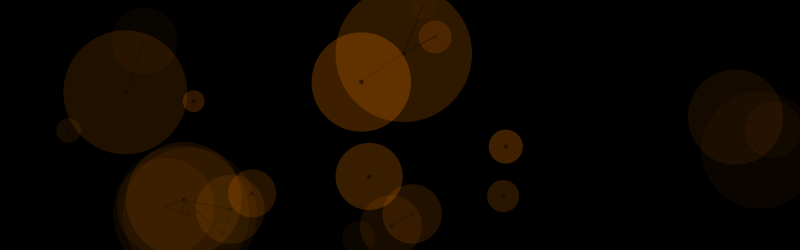
Frame 1 (no input)
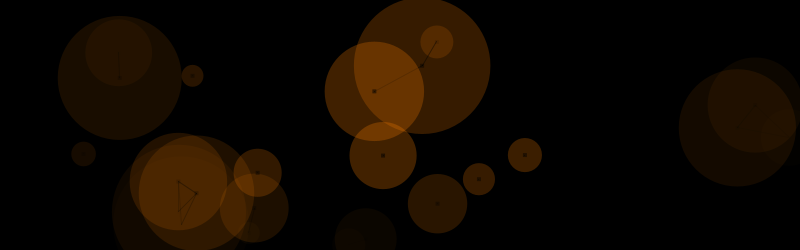
Frame 60 (the mouse pressed at the canvas centre just before this capture)
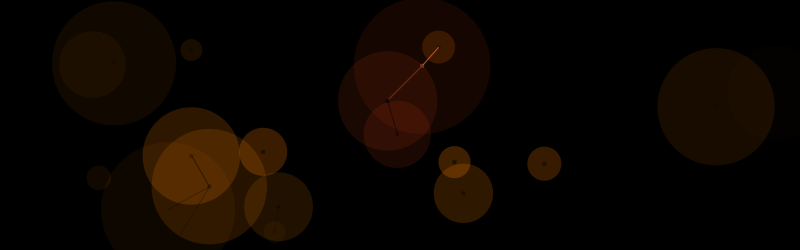
Frame 120 (the mouse held since frame 60 and released just before this capture)

The Processing sketch that drew these frames (run headless with seeded random() and noise(); from frame 60 on, the mouse is pressed at the canvas centre):

// Processing sketch: processing_138412
// ── processing_138412.pde

int count = 30; // Set number of circles
Sphere[] circles = new Sphere[count];
color[] circleColors = new color[count];
float ds=2; // Set size of dot in circle center
boolean dragging = false;
//Colors taken from the IDE
color[] colors = {
#FF8000, // Orange
#FF8000, // Orange
#FF8000 // Orange
};
float ww;
float hh;
float wwhh;
// Set up canvas
void setup() {
frameRate(30); // Frame rate
size(800, 250); // Size of canvas (width,height)
strokeWeight(1); // Stroke/line/border thickness
background(0, 0, 0);
ww = (width*0.5)*(width*0.5);
hh = (height*0.5)*(height*0.5);
wwhh = ww*hh;
for (int i = 0; i < count; i++) {
circles[i] = new Sphere();
}
}
void draw() {
background(0, 0, 0);
// Begin looping through circle array
for (int i = 0; i < count; i++) {
update(circles[i]);
render(circles[i]);
}
}
void update(Sphere c) {
c.acc.set(0, 0, 0);
float vdamp = 0.99; // Velocity damping force
PVector m = new PVector(mouseX, mouseY);
if (c.locked && c.parent == null) {
// Move the particle's coordinates to the mouse's position, minus its original offset
c.acc = PVector.sub(PVector.sub(m, c.offset), c.pos);
c.acc.limit(1); // Limit to maximum force
c.vel.add(c.acc); // Apply acceleration
c.vel.limit(3); // Limit to maximum speed
c.pos = PVector.sub(m, c.offset);
}
else if (c.locked && c.parent != null && dist2(c.pos, c.parent.pos) >= c.parent.rad2) {
// Move the particle's coordinates to the parent's position, minus its original offset
c.rest.set(c.parent.pos);
PVector force = PVector.mult(PVector.sub(c.pos, c.rest), -c.k); // f = -k
c.acc = PVector.div(force, c.rad*0.5); // Set the acceleration, f = ma == a = f/m
c.vel = PVector.mult(PVector.add(c.vel, c.acc), c.damp); // Set the velocity
c.vel.limit(14); // Limit to maximum speed
c.pos.add(c.vel); // Updated position
}
else {
c.acc.limit(1); // Limit to maximum force
c.vel.add(c.acc); // Apply acceleration
if (mag2(c.vel) > 0.5*0.5) {
c.vel.x *= vdamp;
c.vel.y *= vdamp;
}
c.pos.add(c.vel); // Move circle
c.rest.set(c.pos); // Move circle
}
c.opa = calcOpacity(c.pos.x, c.pos.y); // Update opacity
float dm = c.rad*2; // Cache diameter
// Wrap around canvas edges
if (c.pos.x < -dm) c.pos.x = width + dm;
if (c.pos.x > width + dm) c.pos.x = -dm;
if (c.pos.y < -dm) c.pos.y = height + dm;
if (c.pos.y > height + dm) c.pos.y = -dm;
}
void render(Sphere c) {
PVector m = new PVector(mouseX, mouseY);
if (dist2(c.pos, m) < c.rad2) fill(#c93b0e, c.opa*0.5); // orange if mouseover
else fill(c.c, c.opa); // regular
noStroke(); // Disable shape stroke/border
ellipse(c.pos.x, c.pos.y, c.rad*2, c.rad*2); // Draw circle
// If current circle is selected...
if ((c.locked && c.parent == null && dragging)) {
fill(#CD6633, c.opa*2); // Center dot color orange
stroke(#CD6633, c.opa*4); // Line color orange
}
else {
fill(#000000, c.opa*2); // Center dot color black
stroke(#000000, c.opa*2); // Line color black
}
// Loop through all circles
for (int j = 0; j < count; j++) {
// If the circles are close
if (dist2(c.pos, circles[j].pos) < c.rad2) {
// Stroke a line from current circle to adjacent circle
line(c.pos.x, c.pos.y, circles[j].pos.x, circles[j].pos.y);
// Attach it to parent
if (c.locked && !circles[j].locked) {
circles[j].locked = true;
// Assign parent and children
circles[j].parent = c;
c.children.add(circles[j]);
}
}
else if (circles[j].parent != null && circles[j].parent == c) {
line(c.pos.x, c.pos.y, circles[j].pos.x, circles[j].pos.y); // Link to parent
}
}
noStroke(); // Turn off stroke/border
rect(c.pos.x - ds, c.pos.y - ds, ds * 2, ds * 2); // Draw dot in center of circle
}
float calcOpacity(float posx, float posy) {
float opax = abs(width*0.5 - posx);
float opay = abs(height*0.5 - posy);
float opacity = opax*opax*hh + opay*opay*ww; // Eqn of ellipse: x^2/a^2 + y^2/b^2 = 1
opacity = map(opacity, wwhh + wwhh, 0, -70, 70); // Map to canvas
opacity = constrain(opacity, 0, 100);
return opacity;
}
float mag2(PVector v) { return (v.x*v.x + v.y*v.y + v.z*v.z); }
float dist2(PVector v1, PVector v2) { return ((v1.x - v2.x)*(v1.x - v2.x) + (v1.y - v2.y)*(v1.y - v2.y) + (v1.z - v2.z)*(v1.z - v2.z)); }
void mousePressed () {
// Look for a circle the mouse is in, then lock that circle to the mouse
PVector m = new PVector(mouseX, mouseY);
for (int i = 0; i < count; i++) {
// If the circles are close...
if (dist2(circles[i].pos, m) < circles[i].rad2) {
circles[i].locked = true;
circles[i].offset = PVector.sub(m, circles[i].pos);
dragging = true; // Break out of the loop because we found our circle
break;
}
}
}
void mouseReleased() {
// User is no-longer dragging
for (int i = 0; i < count; i++) {
circles[i].offset.set(0, 0, 0);
circles[i].rest.set(0, 0, 0); // Clear all children
circles[i].locked = false;
circles[i].parent = null; // Clear parent
circles[i].children.clear(); // Clear all children
}
dragging = false;
}
class Sphere
{
float w;
float h;
float rad;
float rad2;
PVector pos;
PVector vel;
PVector acc;
PVector offset;
PVector rest;
color c;
float opa;
boolean locked;
Sphere parent;
ArrayList children;
float k = 0.1; // Spring constant
float damp = 0.98; // Damping
Sphere() {
w = random(width); // X
h = random(height); // Y
rad = random(10, 70); // Radius
rad2 = rad*rad;
pos = new PVector(random(width), random(height)); // Location
vel = new PVector(random(-0.5, 0.5), random(-0.5, 0.5)); // Speed
acc = new PVector(0, 0); // Acceleration
offset = new PVector(0, 0); // Offset from mouse
rest = new PVector(pos.x, pos.y); // Rest position
c = colors[int(random(colors.length))]; // Color
opa = calcOpacity(pos.x, pos.y); // Calculate opacity
locked = false;
parent = null;
children = new ArrayList();
   }
}
